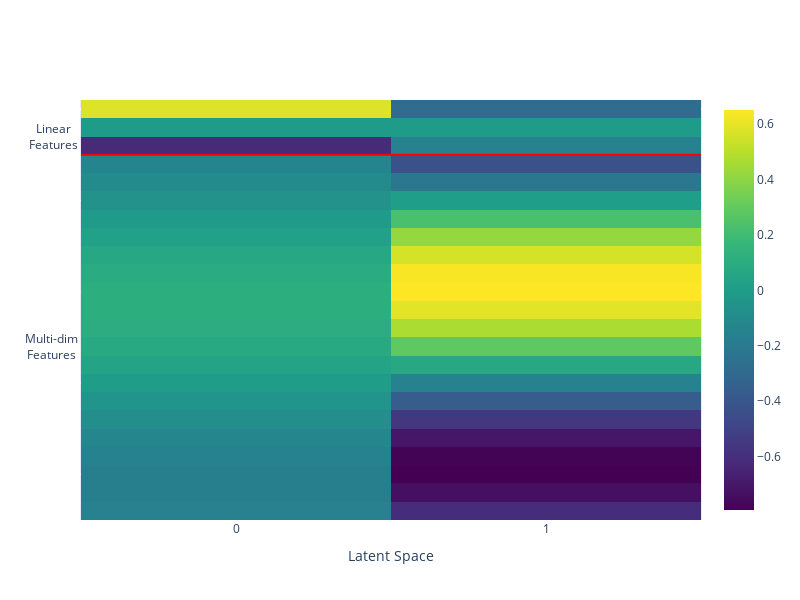

The notebook cell this image was saved under:
### Code cell
plot_latent_activations(m_sae, linear_feature_embeddings, multi_dim_feature_embeddings, use_linear=False)

### Figure 1 — Plotly figure (JSON) as saved in the notebook; plotly's stock layout.template omitted (floating-point values rounded to 4 significant figures)
{"data": [{"colorscale": [[0, "#440154"], [0.1111, "#482878"], [0.2222, "#3e4989"], [0.3333, "#31688e"], [0.4444, "#26828e"], [0.5556, "#1f9e89"], [0.6667, "#35b779"], [0.7778, "#6ece58"], [0.8889, "#b5de2b"], [1, "#fde725"]], "type": "heatmap", "z": [[0.5767, -0.2848], [0, 0], [-0.6203, -0.151], [-0.1362, -0.4306], [-0.1019, -0.218], [-0.06056, 0.008999], [-0.0161, 0.2282], [0.0271, 0.4181], [0.0648, 0.5601], [0.09333, 0.6403], [0.1099, 0.6509], [0.1128, 0.5909], [0.1019, 0.466], [0.07815, 0.2886], [0.04392, 0.07594], [0.002545, -0.1511], [-0.04192, -0.3703], [-0.08511, -0.5601], [-0.1228, -0.7022], [-0.1513, -0.7824], [-0.1679, -0.793], [-0.1708, -0.7329], [-0.1599, -0.6081]]}], "layout": {"annotations": [{"showarrow": false, "text": "Linear<br>Features", "x": 0, "xanchor": "right", "xref": "paper", "y": 1.5, "yanchor": "middle", "yref": "y"}, {"showarrow": false, "text": "Multi-dim<br>Features", "x": 0, "xanchor": "right", "xref": "paper", "y": 13, "yanchor": "middle", "yref": "y"}], "height": 600, "shapes": [{"line": {"color": "red", "width": 2}, "type": "line", "x0": -0.5, "x1": 1.5, "y0": 2.5, "y1": 2.5}], "width": 800, "xaxis": {"anchor": "y", "domain": [0, 1], "dtick": 1, "tick0": 0, "tickmode": "linear", "title": {"text": "Latent Space"}}, "yaxis": {"anchor": "x", "autorange": "reversed", "domain": [0, 1], "showticklabels": false}}}
